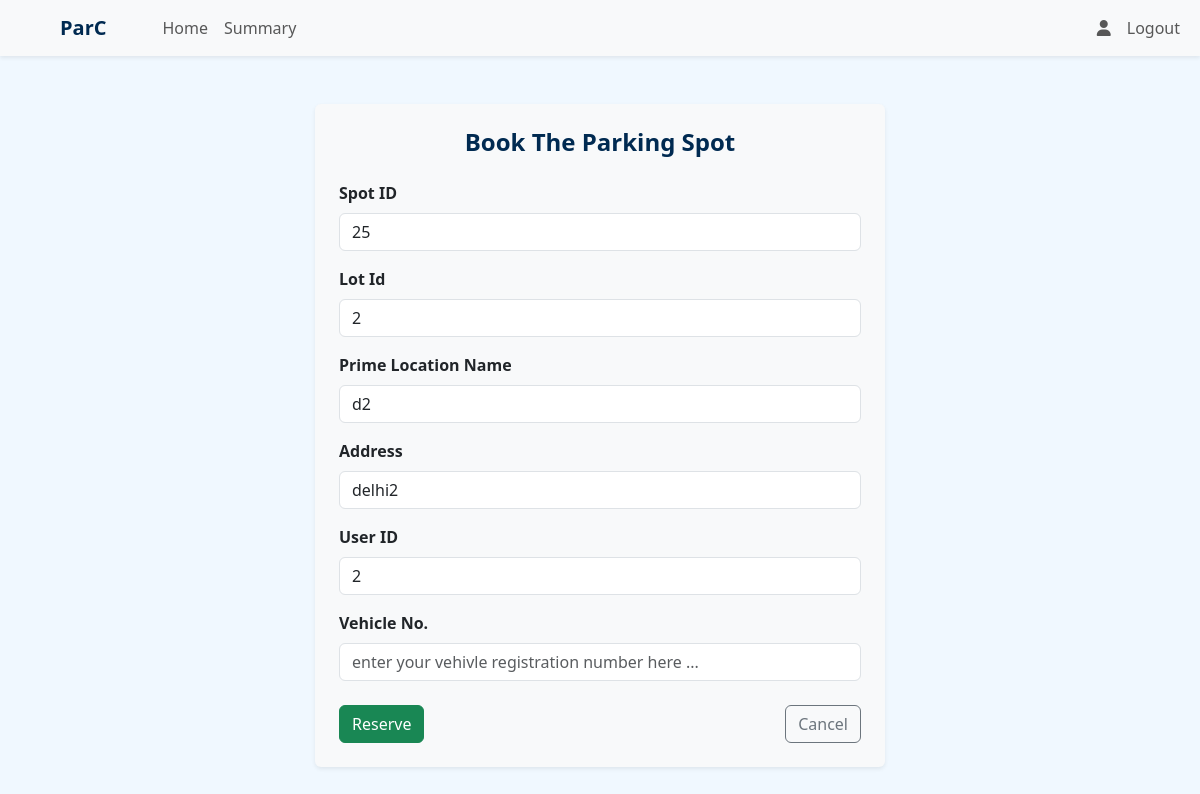
The app's page /user/book_spot/2 (signed in) with its own data.
### application/models.py (models this page shows)
class ParkingSpot(db.Model):
    id = db.Column(db.Integer, primary_key = True)
    lot_id = db.Column(db.Integer, db.ForeignKey('parking_lot.id'), nullable = False)
    status = db.Column(db.String, nullable = False, default = 'available')
    reservations = db.relationship('Reservation', backref = 'spot', cascade = 'all, delete')

class ParkingLot(db.Model):
    id = db.Column(db.Integer, primary_key = True)
    pl_name = db.Column(db.String, nullable = False)
    price = db.Column(db.Integer, nullable = False, default = 1000)
    address = db.Column(db.String, nullable = False)
    pincode = db.Column(db.Integer, nullable = False)
    capacity = db.Column(db.Integer, nullable = False)
    spots_count = db.Column(db.Integer, nullable = False)
    created_at = db.Column(db.DateTime, nullable = False)
    spots = db.relationship('ParkingSpot', backref = 'lot', cascade = 'all, delete')

class User(db.Model, UserMixin):
    id = db.Column(db.Integer, primary_key = True)
    email = db.Column(db.String, unique = True, nullable = False)
    username = db.Column(db.String, unique = True, nullable = False)
    password = db.Column(db.String, nullable = False)
    fs_uniquifier = db.Column(db.String, unique= True, nullable = False)
    active = db.Column(db.Boolean, default = True, nullable = False)
    roles = db.relationship('Role', secondary = 'user_roles', backref = 'bearer')
    reservations = db.relationship('Reservation', backref = 'bearer')

### application/routes.py (the view)
@app.route('/user/book_spot/<int:lot_id>')
@auth_required()
@roles_required('user')
def book_spot(lot_id):
    user = current_user
    spot = ParkingSpot.query.filter_by(lot_id = lot_id, status="available").first()
    if not spot:
        flash("no available parking spots found", "danger")
        return redirect(url_for('user_dashboard'))
    return render_template('book_spot.html', spot=spot, user=user)

### templates/book_spot.html (shortened to what this page needs)
{% extends "user_dashboard.html" %}
{% block content %}
<div class="container my-5">
    <div class="row justify-content-center">
        <div class="col-md-6 bg-light p-4 rounded shadow-sm">
            <h4 class="text-center fw-bold mb-4">Book The Parking Spot</h4>
            <form action="{{url_for('reserve_spot', spot_id=spot.id)}}" method="post">
                <div class="mb-3">
                    <label for="spot_id" class="form-label fw-semibold">Spot ID</label>
                    <input type="text" class="form-control" id="spot_id" name="spot_id" value="{{spot.id}}" readonly>
                </div>
                <div class="mb-3">
                    <label for="lot_id" class="form-label fw-semibold">Lot Id</label>
                    <input type="text" class="form-control" id="lot_id" name="lot_id" value="{{spot.lot_id}}" readonly>
                </div>
                <div class="mb-3">
                    <label for="pl_name" class="form-label fw-semibold">Prime Location Name</label>
                    <input type="text" class="form-control" id="pl_name" name="pl_name" value="{{spot.lot.pl_name}}"
                        readonly>
                </div>
                <div class="mb-3">
                    <label for="address" class="form-label fw-semibold">Address</label>
                    <input type="text" class="form-control" id="address" name="address" value="{{spot.lot.address}}"
                        readonly>
                </div>
                <div class="mb-3">
                    <label for="user_id" class="form-label fw-semibold">User ID</label>
                    <input type="text" class="form-control" id="user_id" name="user_id" value="{{user.id}}" readonly>
                </div>
                <div class="mb-3">
                    <label for="vrn" class="form-label fw-semibold">Vehicle No.</label>
                    <input type="text" class="form-control" id="vrn" name="vrn"
                        placeholder="enter your vehivle registration number here ..." required>
                </div>
                <div class="mt-4 d-flex justify-content-between">
                    <button type="submit" class="btn btn-success">Reserve</button>
                    <a href="javascript:history.back()" class="btn btn-outline-secondary">Cancel</a>
                </div>
            </form>
        </div>
    </div>
</div>
{% endblock %}

### templates/user_dashboard.html (style rules this page uses)
body { background-image: none !important; }

### records on screen
ParkingSpot: spot_id "25", lot_id "2"
ParkingLot: pl_name "d2", address "delhi2"
User: user_id "2"
